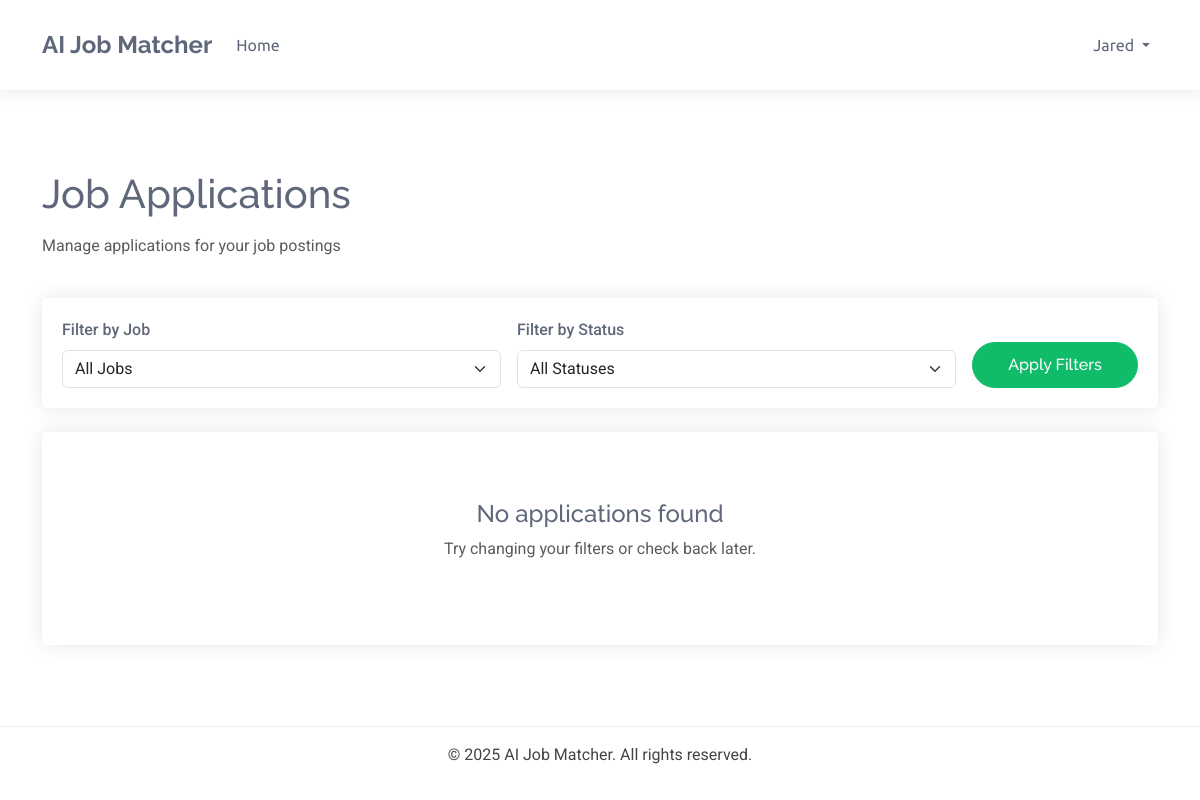
/dashboards/recruiter/applications/ (signed in), run on an earlier commit of the app's database.
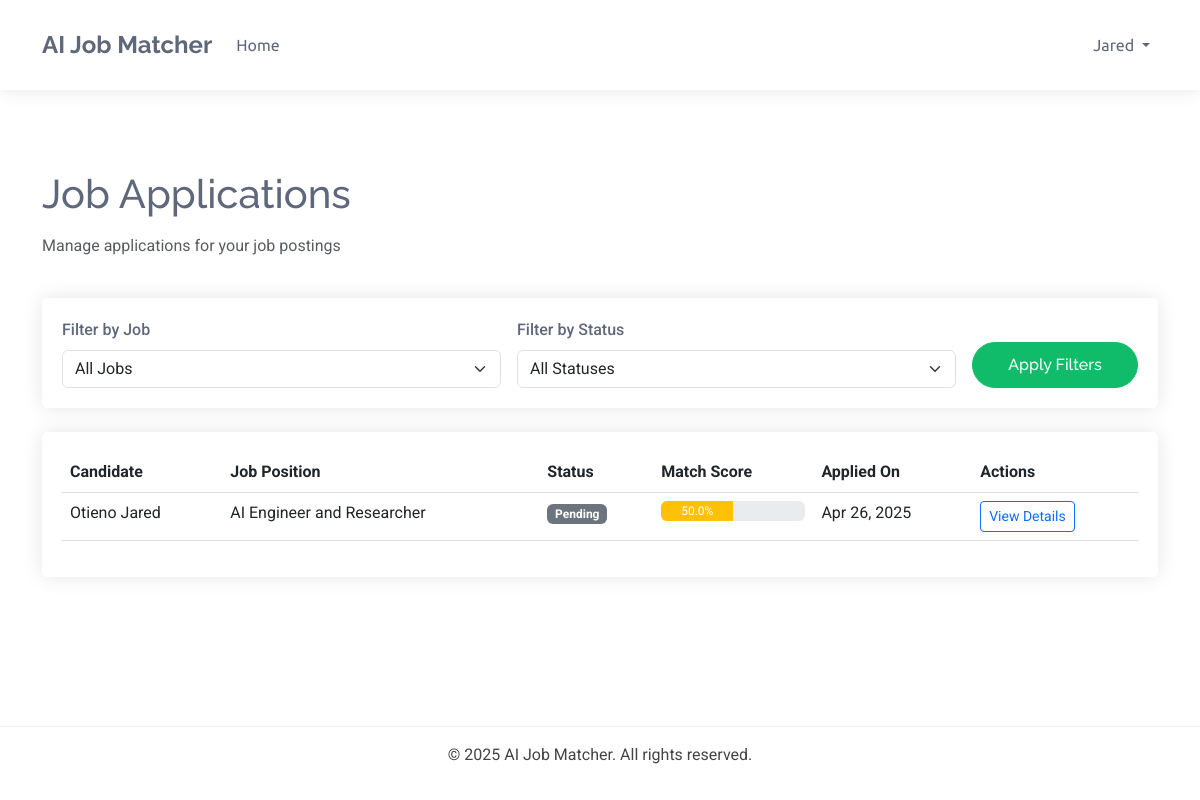
And on a later commit of the database.
### dashboards/models.py (models this page shows, shortened)
class BaseModel(models.Model):
    created_at = models.DateTimeField(auto_now_add=True)
    updated_at = models.DateTimeField(auto_now=True)
    class Meta:
        abstract = True

class JobApplication(BaseModel):
    STATUS_CHOICES = (
        ('pending', 'Pending'),
        ('reviewing', 'Reviewing'),
        ('shortlisted', 'Shortlisted'),
        ('rejected', 'Rejected'),
        ('interview', 'Interview'),
        ('offer', 'Offer Extended'),
        ('hired', 'Hired'),
        ('declined', 'Declined'),
    )
    job = models.ForeignKey(JobPosting, on_delete=models.CASCADE, related_name='applications')
    candidate = models.ForeignKey(Candidate, on_delete=models.CASCADE, related_name='applications')
    resume = models.ForeignKey(Resume, on_delete=models.CASCADE, related_name='applications', null=True, blank=True)
    cover_letter = models.TextField(_('cover letter'), blank=True, null=True)
    status = models.CharField(_('status'), max_length=20, choices=STATUS_CHOICES, default='pending')
    match_score = models.FloatField(_('match score'), validators=[MinValueValidator(0), MaxValueValidator(100)], default=0)
    recruiter_notes = models.TextField(_('recruiter notes'), blank=True, null=True)
    class Meta:
        ordering = ['-match_score', '-created_at']
        verbose_name = _('Job Application')
        verbose_name_plural = _('Job Applications')

class JobPosting(BaseModel):
    STATUS_CHOICES = (
        ('active', 'Active'),
        ('filled', 'Filled'),
        ('expired', 'Expired'),
        ('draft', 'Draft'),
    )
    recruiter = models.ForeignKey(Recruiter, on_delete=models.CASCADE, related_name='job_postings')
    title = models.CharField(_('job title'), max_length=255)
    company_name = models.CharField(_('company name'), max_length=255)
    category = models.CharField(_('job category'), max_length=100)
    description = models.TextField(_('job description'))
    requirements = models.TextField(_('job requirements'))
    responsibilities = models.TextField(_('responsibilities'))
    location = models.CharField(_('location'), max_length=255)
    salary_min = models.DecimalField(_('minimum salary'), max_digits=12, decimal_places=2, null=True, blank=True)
    salary_max = models.DecimalField(_('maximum salary'), max_digits=12, decimal_places=2, null=True, blank=True)
    experience_required = models.PositiveIntegerField(_('experience required (years)'), default=0)
    education_level = models.CharField(_('education level'), max_length=100)
    employment_type = models.CharField(_('employment type'), max_length=50)
    status = models.CharField(_('status'), max_length=20, choices=STATUS_CHOICES, default='active')
    expiry_date = models.DateField(_('expiry date'), default=timezone.now)
    skills_required = models.TextField(_('skills required'))
    embedding_vector = models.BinaryField(_('job embedding vector'), null=True, blank=True)
    class Meta:
        ordering = ['-created_at']
        verbose_name = _('Job Posting')
        verbose_name_plural = _('Job Postings')

### accounts/models.py (models this page shows, shortened)
class Profile(models.Model):
    user = models.OneToOneField(User,
                                on_delete=models.CASCADE, unique=True)
    bio = models.TextField(_('bio'), blank=True, null=True)
    profile_picture = models.ImageField(
        _("profile picture"), upload_to="profile",
        default="default.png")
    class Meta:
        abstract= True

class Candidate(Profile):
    pass

class TrackingModel(models.Model):
    created_at = models.DateTimeField(auto_now_add=True)
    updated_at = models.DateTimeField(auto_now=True)
    class Meta:
        abstract = True
        ordering = ["-created_at"]

class User(AbstractBaseUser, TrackingModel):
    username_validator = UnicodeUsernameValidator()
    Role_choices = (
        ("Administrator", "Administrator"),
        ("Recruiter", "Recruiter"),
        ("Candidate", "Candidate")
    )
    Gender_choices = (
        ("Male", "Male"),
        ("Female", "Female"),
        ("Other", "Other")
    )
    username = models.CharField(
        _('username'),
        max_length=150,
        unique=True,
        validators=[username_validator],
        error_messages={
            'unique':_("A user with that username already exists."),
        },
    )
    phoneNumberRegex = RegexValidator(regex=r"^\+?1?\d{8,15}$")
    full_name = models.CharField(_('full name'),max_length=200)
    email = models.EmailField(_('email'), unique=True, error_messages={
        'unique': ('A user with email already exists.'),
    })
    gender = models.CharField(_("gender"), max_length=10, choices=Gender_choices)
    phone = PhoneNumberField(
        _('phone number'), unique=True,validators=[phoneNumberRegex],
        blank=True, null=True, max_length=27)
    country = models.CharField(_("country"), max_length=50,
                              blank=True, null=True)
    city = models.CharField(_("city"), max_length=50,
                              blank=True, null=True)
    role = models.CharField(_('Role'), max_length=17, choices=Role_choices, default="Client")
    is_active = models.BooleanField(_('active'), default=True)
    is_admin = models.BooleanField(_('admin'), default=False)
    is_staff = models.BooleanField(_("staff"), default=False)
    timestamp = models.DateTimeField(_("timestamp"), auto_now_add=True)
    objects = CustomManager()
    USERNAME_FIELD = 'email'
    REQUIRED_FIELDS = ['username',]
    @property
    def staff(self):
        return self.staff
    @property
    def active(self):
        return self.active
    @property
    def admin(self):
        return self.admin

### dashboards/views.py (the view)
# urls.py: path('recruiter/applications/', views.applications_list, name='applications_list'),
@login_required
@user_passes_test(is_recruiter)
def applications_list(request):
    recruiter_profile = request.user.recruiter
    status_filter = request.GET.get('status', '')
    job_filter = request.GET.get('job', '')
    applications = JobApplication.objects.filter(job__recruiter=recruiter_profile)
    if status_filter:
        applications = applications.filter(status=status_filter)
    if job_filter:
        applications = applications.filter(job_id=job_filter)
    applications = applications.order_by('-created_at')
    paginator = Paginator(applications, 15)  # Show 15 applications per page
    page_number = request.GET.get('page')
    page_obj = paginator.get_page(page_number)
    jobs = JobPosting.objects.filter(recruiter=recruiter_profile)
    status_choices = JobApplication.STATUS_CHOICES
    context = {
        'page_obj': page_obj,
        'jobs': jobs,
        'status_choices': status_choices,
        'current_job': job_filter,
        'current_status': status_filter,
    }
    return render(request, 'dashboards/applications_list.html', context)

### dashboards/views.py (called while the page is built)
def is_recruiter(user):
    return user.is_authenticated and user.role == 'Recruiter'

### templates/dashboards/applications_list.html (shortened to what the changed rows need)
{% extends 'dashboards/base.html' %}
{% load static %}
{% block content %}
<div class="container mt-4">
    <div class="row mb-4">
        <div class="col">
            <h1 class="mb-3">Job Applications</h1>
        </div>
    </div>
    <div class="card">
        <div class="card-body">
            {% if page_obj %}
                <div class="table-responsive">
                    <table class="table table-hover">
                        <thead>
                            <tr>
                                <th>Candidate</th>
                                <th>Job Position</th>
                                <th>Status</th>
                                <th>Match Score</th>
                                <th>Applied On</th>
                                <th>Actions</th>
                            </tr>
                        </thead>
                        <tbody>
                            {% for application in page_obj %}
                                <tr>
                                    <td>{{ application.candidate.user.full_name }}</td>
                                    <td>{{ application.job.title }}</td>
                                    <td>
                                        <span class="badge
                                            {% if application.status == 'pending' %}bg-secondary
                                            {% elif application.status == 'reviewing' %}bg-info
                                            {% elif application.status == 'shortlisted' %}bg-primary
                                            {% elif application.status == 'rejected' %}bg-danger
                                            {% elif application.status == 'interview' %}bg-warning
                                            {% elif application.status == 'offer' %}bg-success
                                            {% elif application.status == 'hired' %}bg-success
                                            {% elif application.status == 'declined' %}bg-dark
                                            {% endif %}">
                                            {% for status_value, status_name in status_choices %}
                                                {% if status_value == application.status %}
                                                    {{ status_name }}
                                                {% endif %}
                                            {% endfor %}
                                        </span>
                                    </td>
                                    <td>
                                        <div class="progress" style="height: 20px;">
                                            <div class="progress-bar
                                                {% if application.match_score < 40 %}bg-danger
                                                {% elif application.match_score < 70 %}bg-warning
                                                {% else %}bg-success{% endif %}"
                                                role="progressbar"
                                                style="width: {{ application.match_score }}%;"
                                                aria-valuenow="{{ application.match_score }}"
                                                aria-valuemin="0"
                                                aria-valuemax="100">
                                                {{ application.match_score }}%
                                            </div>
                                        </div>
                                    </td>
                                    <td>{{ application.created_at|date:"M d, Y" }}</td>
                                    <td>
                                        <a href="{% url 'dashboards:application_detail' application.id %}" class="btn btn-sm btn-outline-primary">
                                            View Details
                                        </a>
                                    </td>
                                </tr>
                            {% endfor %}
                        </tbody>
                    </table>
                </div>
            {% else %}
                <div class="text-center py-5">
                    <h4>No applications found</h4>
                    <p class="text-muted">Try changing your filters or check back later.</p>
                </div>
            {% endif %}
        </div>
    </div>
</div>
{% endblock %}

What changed in the data, as far as the page shows it:
added JobApplication: candidate.user.full_name "Otieno Jared", job "AI Engineer and Researcher", status_choices "Pending", match_score "50.0", created_at "Apr 26, 2025"
Also different on the page:
text no longer shown: "No applications found Try changing your filters or check back later."
text now shown: "Candidate Job Position Status Match Score Applied On Actions"
